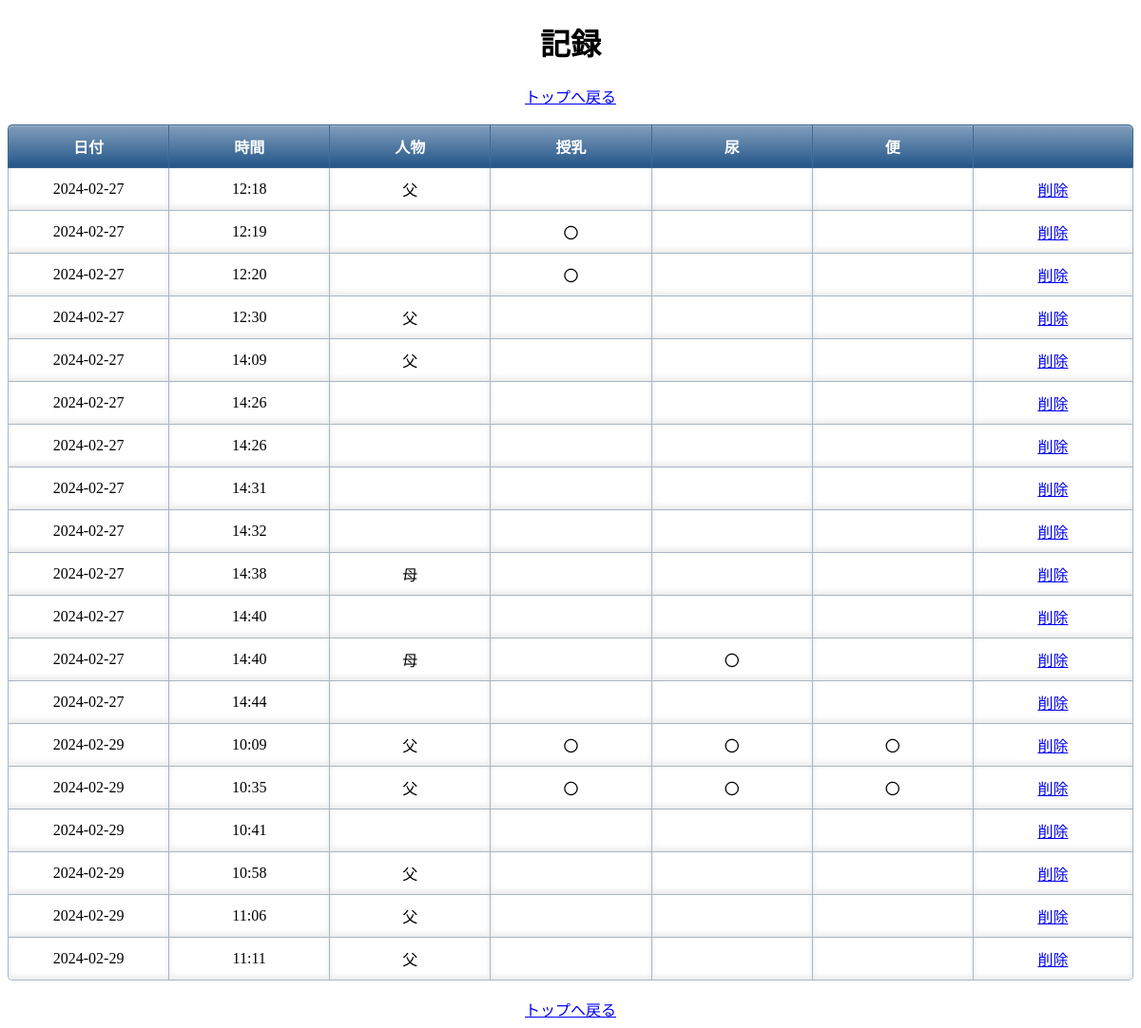
Page /list on the committed database.
### tables this page shows
CREATE TABLE POST (        ID INTEGER PRIMARY KEY AUTOINCREMENT,         USER TEXT,         URINE TEXT,         breastfeeding TEXT,         FLIGHT TEXT,         now TEXT,         DATE TEXT DEFAULT (DATE('now')));

### app.py (the view)
@app.route('/list')
def read_articles():
    db = database.get_db()
    articles = db.execute("SELECT * FROM POST")
    return render_template('list.html', articles=articles,)

### database.py (called while the page is built)
def get_db():
    if 'db' not in g:
        g.db = sqlite3.connect('memo.db')
        g.db.row_factory = sqlite3.Row
    return g.db

### templates/list.html (shortened to what this page needs)
{% extends 'base.html' %}
{% block content %}
    <h1 style="text-align: center;">記録</h1>
    <div style="text-align: center;">
        <a href="/">トップへ戻る</a>
    </div>
    <br>
    <table>
        <thead>
            <tr>
                <th>日付</th>
                <th>時間</th>
                <th>人物</th>
                <th>授乳</th>
                <th>尿</th>
                <th>便</th>
                <th></th>
            </tr>
        </thead>
        <tbody>
            {% for article in articles %}
                <tr>
                    <td>{{ article['DATE'] }}</td>
                    <td>{{ article['now'] }}</td>
                    <td>{{ article['USER'] }}</td>
                    <td>{{ article['breastfeeding'] }}</td>
                    <td>{{ article['URINE'] }}</td>
                    <td>{{ article['FLIGHT'] }}</td>
                    <td>
                        <a href="{{ url_for('delete_article', id=article['ID']) }}">削除</a>
                    </td>
                </tr>
            {% endfor %}
        </tbody>
    </table>
    <br>
    <div style="text-align: center;">
        <a href="/">トップへ戻る</a>
    </div>
{% endblock %}

### templates/base.html (shortened to what this page needs)
<!DOCTYPE html>
<html lang="ja">
<head>
<link rel="stylesheet" href="{{ url_for('static', filename='style.css') }}">
</head>
{% block content %}{% endblock %}
</html>

### static/style.css (style rules this page uses)
table { width: 100%; border-collapse:separate; border-spacing: 0; }
table th:first-child { border-radius: 5px 0 0 0; }
table th:last-child { border-radius: 0 5px 0 0; border-right: 1px solid #3c6690; }
table th { text-align: center; color:white; background: linear-gradient(#829ebc,#225588); border-left: 1px solid #3c6690; border-top: 1px solid #3c6690; border-bottom: 1px solid #3c6690; box-shadow: 0px 1px 1px rgba(255,255,255,0.3) inset; width: 8%; padding: 10px 0; }
table td { text-align: center; border-left: 1px solid #a8b7c5; border-bottom: 1px solid #a8b7c5; border-top:none; box-shadow: 0px -3px 5px 1px #eee inset; width: 8%; padding: 10px 0; }
table td:last-child { border-right: 1px solid #a8b7c5; }
table tr:last-child td:first-child { border-radius: 0 0 0 5px; }
table tr:last-child td:last-child { border-radius: 0 0 5px 0; }

### rows in the picture
POST: DATE "2024-02-27", now "12:18", USER "父"
POST: DATE "2024-02-27", now "12:19", breastfeeding "〇"
POST: DATE "2024-02-27", now "12:20", breastfeeding "〇"
POST: DATE "2024-02-27", now "12:30", USER "父"
POST: DATE "2024-02-27", now "14:09", USER "父"
POST: DATE "2024-02-27", now "14:26"
POST: DATE "2024-02-27", now "14:26"
POST: DATE "2024-02-27", now "14:31"
POST: DATE "2024-02-27", now "14:32"
POST: DATE "2024-02-27", now "14:38", USER "母"
POST: DATE "2024-02-27", now "14:40"
POST: DATE "2024-02-27", now "14:40", USER "母", URINE "〇"
POST: DATE "2024-02-27", now "14:44"
POST: DATE "2024-02-29", now "10:09", USER "父", breastfeeding "〇", URINE "〇", FLIGHT "〇"
POST: DATE "2024-02-29", now "10:35", USER "父", breastfeeding "〇", URINE "〇", FLIGHT "〇"
POST: DATE "2024-02-29", now "10:41"
POST: DATE "2024-02-29", now "10:58", USER "父"
POST: DATE "2024-02-29", now "11:06", USER "父"
POST: DATE "2024-02-29", now "11:11", USER "父"
